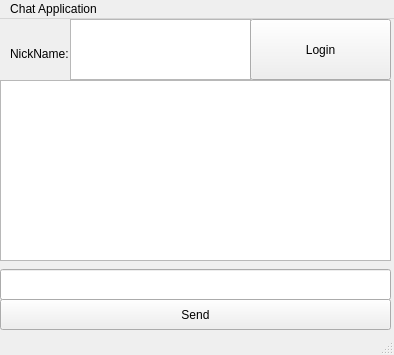
<?xml version="1.0" encoding="UTF-8"?>
<ui version="4.0">
 <class>MainWindow</class>
 <widget class="QMainWindow" name="MainWindow">
  <property name="geometry">
   <rect>
    <x>0</x>
    <y>0</y>
    <width>394</width>
    <height>355</height>
   </rect>
  </property>
  <property name="windowTitle">
   <string>MainWindow</string>
  </property>
  <widget class="QWidget" name="centralwidget">
   <widget class="QTextBrowser" name="txtBrowser">
    <property name="geometry">
     <rect>
      <x>0</x>
      <y>61</y>
      <width>391</width>
      <height>181</height>
     </rect>
    </property>
   </widget>
   <widget class="QLineEdit" name="txtInput">
    <property name="geometry">
     <rect>
      <x>0</x>
      <y>250</y>
      <width>391</width>
      <height>31</height>
     </rect>
    </property>
   </widget>
   <widget class="QPushButton" name="btnSend">
    <property name="geometry">
     <rect>
      <x>0</x>
      <y>280</y>
      <width>391</width>
      <height>31</height>
     </rect>
    </property>
    <property name="text">
     <string>Send</string>
    </property>
   </widget>
   <widget class="QLabel" name="label">
    <property name="geometry">
     <rect>
      <x>10</x>
      <y>20</y>
      <width>61</width>
      <height>31</height>
     </rect>
    </property>
    <property name="text">
     <string>&lt;html&gt;&lt;head/&gt;&lt;body&gt;&lt;p&gt;NickName:&lt;/p&gt;&lt;/body&gt;&lt;/html&gt;</string>
    </property>
   </widget>
   <widget class="QTextEdit" name="txtName">
    <property name="geometry">
     <rect>
      <x>70</x>
      <y>0</y>
      <width>181</width>
      <height>61</height>
     </rect>
    </property>
   </widget>
   <widget class="QPushButton" name="btnLogin">
    <property name="geometry">
     <rect>
      <x>250</x>
      <y>0</y>
      <width>141</width>
      <height>61</height>
     </rect>
    </property>
    <property name="styleSheet">
     <string notr="true">#txtlogin
{
	selection-color: rgb(255, 255, 127);
}
</string>
    </property>
    <property name="text">
     <string>Login</string>
    </property>
    <property name="checkable">
     <bool>false</bool>
    </property>
    <property name="checked">
     <bool>false</bool>
    </property>
   </widget>
  </widget>
  <widget class="QMenuBar" name="menubar">
   <property name="geometry">
    <rect>
     <x>0</x>
     <y>0</y>
     <width>394</width>
     <height>22</height>
    </rect>
   </property>
   <widget class="QMenu" name="menuChat_Application">
    <property name="title">
     <string>Chat Application</string>
    </property>
   </widget>
   <addaction name="menuChat_Application"/>
  </widget>
  <widget class="QStatusBar" name="statusbar"/>
 </widget>
 <resources/>
 <connections/>
</ui>
